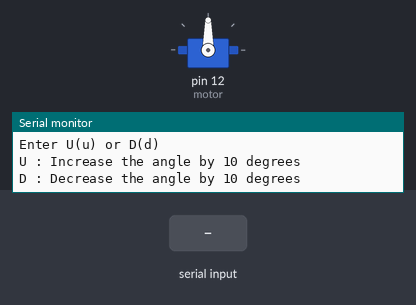
Simulated run of this sketch. Board: Arduino Uno, built with avr-gcc and run on an emulated ATmega328P. On the bench: servo, the last lines printed to the serial monitor. The test bench sets the inputs (shaded band).

Above: at 1.2 s.
1.3 s: "U\n" received over Serial
At 2.2 s:
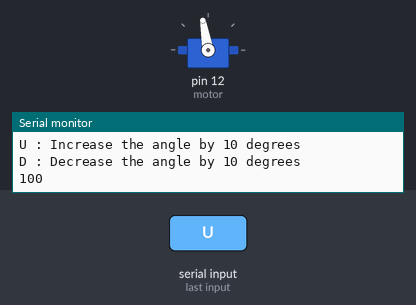
2.8 s: byte 85 ('U') received over Serial
At 3.4 s:
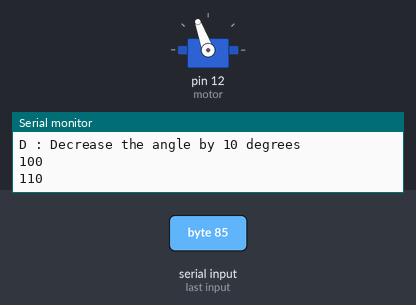
4.3 s: byte 117 ('u') received over Serial
At 5.7 s:
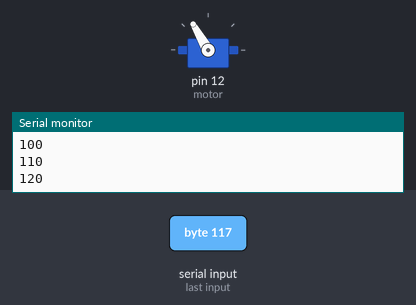
Timing chart, 0 to 7.3 s (numbered marks = the images above; inputs shaded):
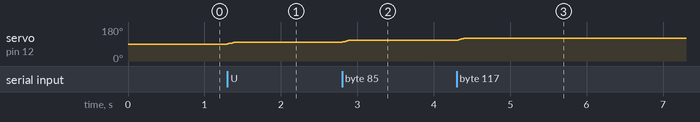

Measured:
- after the input at 1.3 s, servo on pin 12 (motor): 90° → 100° at once
- after the input at 2.8 s, servo on pin 12 (motor): 100° → 110° at once
- after the input at 4.3 s, servo on pin 12 (motor): 110° → 120° at once

The sketch:

sketch_7-4.ino
```cpp
#include <Servo.h>        // Servo motor library

Servo myServo;            // Create servo object

int motor = 12;           // Servo motor pin
int angle = 90;           // Initial angle of servo

void setup() {
  myServo.attach(motor);  // Connect servo to pin 12

  Serial.begin(9600);
  Serial.println("Initial angle : 90 degrees");
  Serial.println("Enter U(u) or D(d)");
  Serial.println("U : Increase the angle by 10 degrees");
  Serial.println("D : Decrease the angle by 10 degrees");
}

void loop() {
  if (Serial.available()) {
    char input = Serial.read();

    if (input == 'U' || input == 'u') {
      for (int i = 0; i < 10; i++) {
        angle += 1;
        if (angle >= 180) angle = 180;
        myServo.write(angle);
        delay(10);
      }
      Serial.println(angle);
    }

    else if (input == 'D' || input == 'd') {
      for (int i = 0; i < 10; i++) {
        angle -= 1;
        if (angle <= 0) angle = 0;
        myServo.write(angle);
        delay(10);
      }
      Serial.println(angle);
    }

    else if (input == '\n') {
      // Do nothing
    }

    else {
      Serial.println("wrong character!!");
    }
  }
}
```
